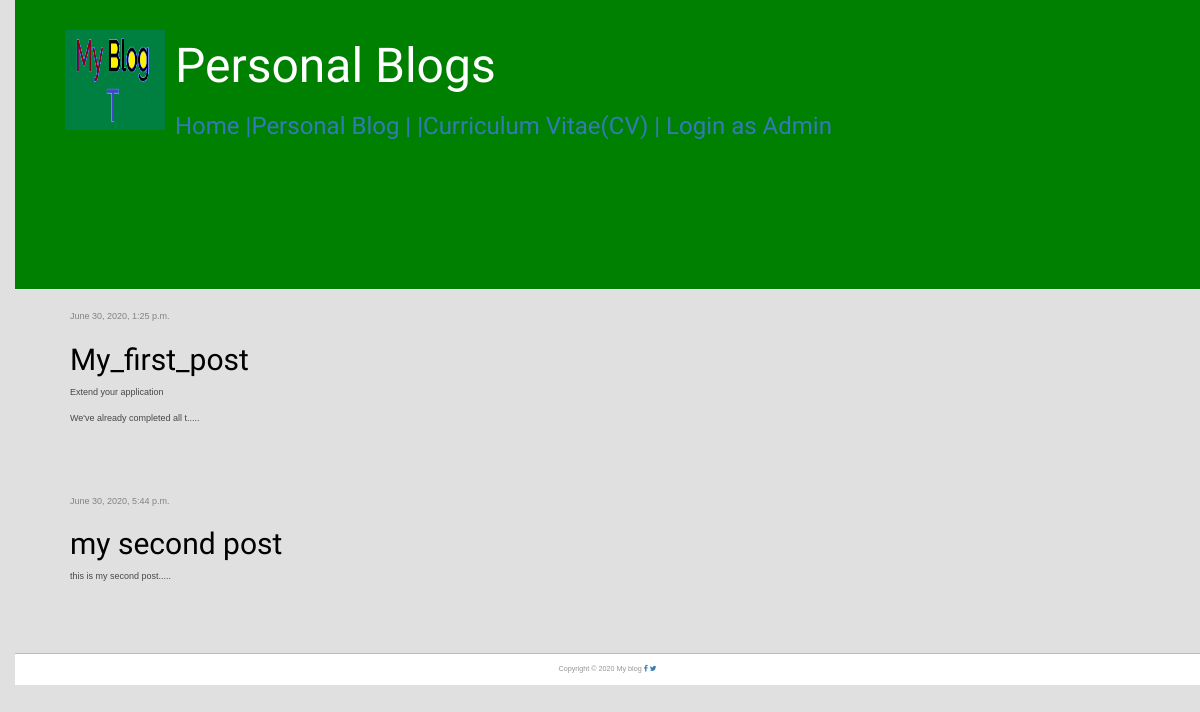
Screenshot of /blog/ with the database file from the repository.
### blog/models.py (models this page shows, shortened)
class Post(models.Model):
    author = models.ForeignKey(settings.AUTH_USER_MODEL, on_delete=models.CASCADE)
    title = models.CharField(max_length=200)
    text = models.TextField()
    created_date = models.DateTimeField(default=timezone.now)
    published_date = models.DateTimeField(blank=True, null=True)
    def snippet(self):
        return self.text[:56]+'.....'

### blog/views.py (the view)
# urls.py: path('', views.post_list, name='post_list'),
def post_list(request):
    posts = Post.objects.filter(published_date__lte=timezone.now()).order_by('published_date')
    return render(request, 'blog/post_list.html', {'posts': posts})

### blog/templates/blog/post_list.html
{% extends 'blog/base.html' %}
{% block content %}
    {% for post in posts %}
        <div class="post">
            <div class="date">
                {{ post.published_date }}
            </div>
            <h2><a href="{% url 'post_detail' pk=post.pk %}">{{ post.title }}</a></h2>
            <p>{{ post.snippet|linebreaksbr }}</p>
        </div>
    {% endfor %}
{% endblock %}

### blog/static/css/blog.css (style rules this page uses)
body { padding-left: 15px; }
h1, h2, h3, h4 { font-family: 'Lobster', cursive; }
h1 a, h2 a { color: #C25100; }
.date { color: #828282; }
.post { margin-bottom: 70px; }
.post h2 a, .post h2 a:visited { color: #000000; }
body { background-color: #E0E0E0; font-family: "Trebuchet MS", Helvetica, sans-serif; font-size: 0.9em; text-align: justify; color: #474747; }

### rows the page displays
Post: published_date "June 30, 2020, 1:25 p.m.", title "My_first_post", snippet "Extend your application We've already completed all t....."
Post: published_date "June 30, 2020, 5:44 p.m.", title "my second post", snippet "this is my second post....."
